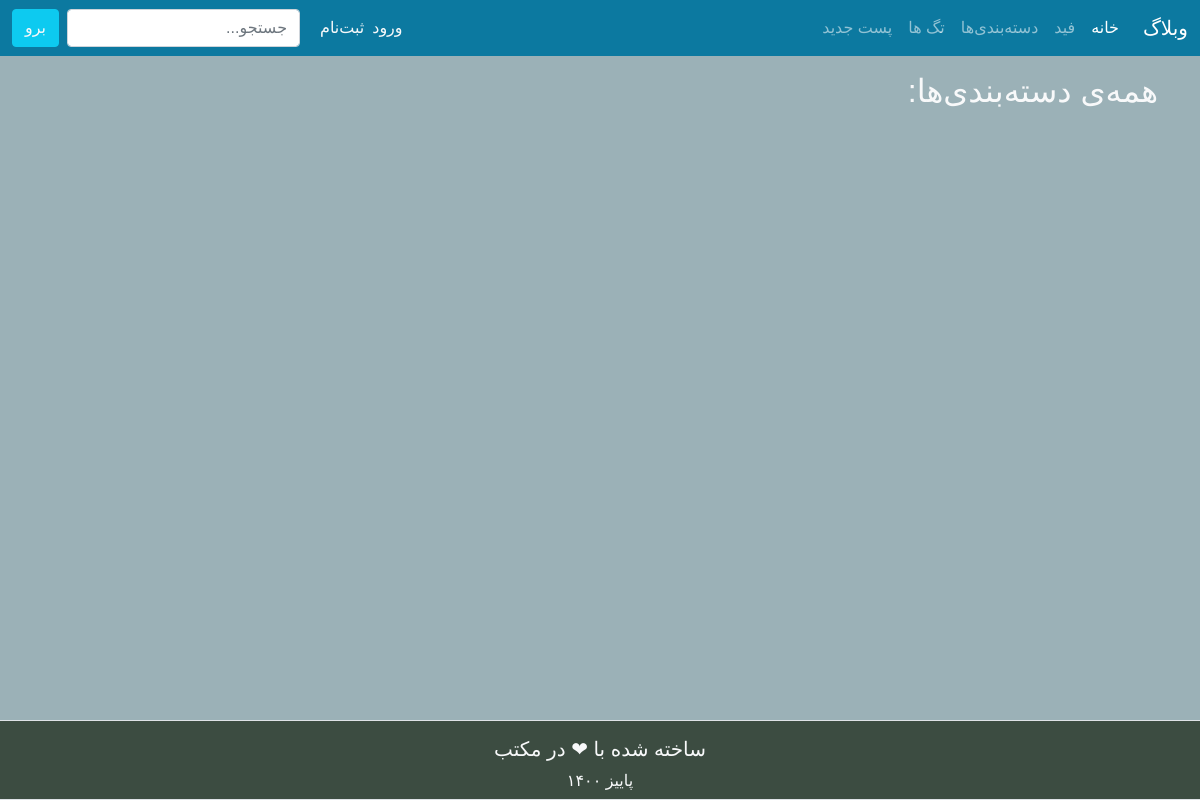
Page /feed/categories/ on the earlier database version.
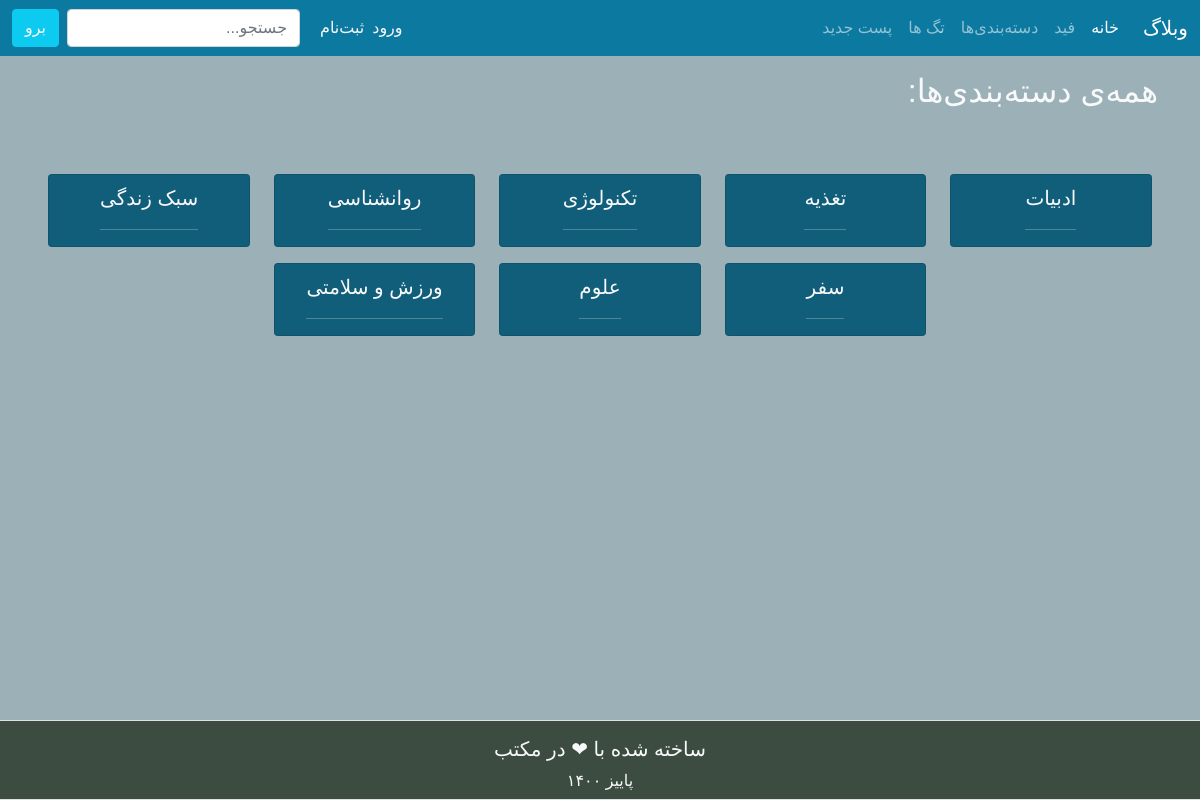
Same page on the later database version.
### feed/models.py (models this page shows, shortened)
class Category(models.Model):
    name = models.CharField("نام", max_length=200, unique=True)
    owner = models.ForeignKey(
        User,
        on_delete=CASCADE,
        related_name='categories',
        verbose_name="سازنده"
    )
    slug = models.SlugField(null=True, blank=True, allow_unicode=True)
    class Meta:
        verbose_name_plural = "categories"
        ordering = ["name"]
    def get_absolute_url(self):
        return reverse('category_detail', kwargs={'slug': self.slug})

### feed/views.py (the view)
# urls.py: path('feed/categories/', CategoryListView.as_view(), name='category_list'),
class CategoryListView(ListView):
    model = Category
    template_name = 'feed/categories.html'

### feed/templates/feed/categories.html (shortened to what this page needs)
{% extends 'base.html' %}
{% load static %}
{% block static_css %}
    <link rel="stylesheet" href="{% static 'css/gtt_button.css' %}">
{% endblock static_css %}
{% block content %}
    <div class="container">
        <div class="row justify-content-start my-3">
            <p class="h2 text-light">
                همه‌ی دسته‌بندی‌ها:
            </p>
        </div>
        <div class="row justify-content-center my-5">
            {% for category in category_list %}
                <div class="col-auto my-2">
                    <div class="card align-items-center pt-2" style="width: 12.59rem; max-height: 330px;
                    background-color: #115e7b;">
                        <a href="{{category.get_absolute_url}}" class="lead text-light"
                                style="text-decoration: none;">
                            {{category.name|truncatechars:100}}
                            <hr>
                        </a>
                    </div>
                </div>
            {% endfor %}
        </div>
    </div>
{% endblock content %}

### templates/base.html (shortened to what this page needs)
{% load static %}
<!doctype html>
<html lang="fa" dir="rtl">
<head>
    <link rel="stylesheet" href="https://cdn.jsdelivr.net/npm/bootstrap@5.1.3/dist/css/bootstrap.rtl.min.css"
>
    <link rel="stylesheet" href="https://use.fontawesome.com/releases/v5.15.4/css/all.css"
>
    {% block static_css %}
    {% endblock static_css %}
</head>
<body>
    <div id="wrapper">
        <div id="header">
            <nav class="navbar navbar-expand-lg navbar-dark" style="background-color: #0c79a0;">
                <div class="container-fluid">
                    <span class="navbar-brand mb-0 h1">وبلاگ</span>
                    <div class="collapse navbar-collapse" id="navbarSupportedContent">
                        <ul class="navbar-nav me-auto my-2 my-lg-0">
                            <li class="nav-item">
                                <a class="nav-link active" aria-current="page" href="{% url 'index' %}">خانه</a>
                            </li>
                            <li class="nav-item">
                                <a class="nav-link" href="{% url 'feed' %}">فید</a>
                            </li>
                            <li class="nav-item">
                                <a class="nav-link" href="{% url 'category_list' %}">دسته‌بندی‌ها</a>
                            </li>
                            <li class="nav-item">
                                <a class="nav-link" href="{% url 'tag_list' %}">تگ ها</a>
                            </li>
                            <li class="nav-item">
                                <a class="nav-link" href="{% url 'create_post' %}">پست جدید</a>
                            </li>
                        </ul>
                        {% if user.is_authenticated %}
                            <div class="nav-item dropdown">
                                <a class="nav-link dropdown-toggle text-light" href="#" id="navbarDropdown" role="button"
                                    data-bs-toggle="dropdown" aria-expanded="false">
                                    {{user.first_name}} {{user.last_name}}
                                </a>
                                <ul class="dropdown-menu border-light" aria-labelledby="navbarDropdown" style="background-color: #6f95a4;">
                                    <li>
                                        <a class="dropdown-item text-light" href="{{ user.profile.get_absolute_url }}">پروفایل</a>
                                    </li>
                                    <li>
                                        <a class="dropdown-item text-light" href="{% url 'account_settings' %}">
                                            ویرایش اطلاعات کاربری
                                        </a>
                                    </li>
                                    <li>
                                        <hr class="dropdown-divider text-light">
                                    </li>
                                    <li>
                                        <a class="dropdown-item text-light" href="{% url 'logout' %}">خروج</a>
                                    </li>
                                </ul>
                            </div>
                        {% else %}
                            <div class="nav-item">
                                <a class="nav-link text-light p-1" href="{% url 'login' %}">ورود</a>
                            </div>
                            <div class="nav-item" style="margin-left: 1rem;">
                                <a class="nav-link text-light p-1" href="{% url 'register' %}">ثبت‌نام</a>
                            </div>
                        {% endif %}
                        <form class="d-flex"method="post" action="{% url 'search' %}">
                            <input class="form-control me-2" type="search" name="search"
                                   placeholder="جستجو..." aria-label="Search">
                            <button class="btn btn-info text-light" type="submit">برو</button>
                        </form>
                    </div>
                </div>
            </nav>
        </div>
        <div id="content">
            {% block content %}
            {% endblock content %}
        </div>
        <div class="container-fluid border-top border-bottom" id="footer" style="background-color: #3c4c41;">
            <div class="row my-3">
                <div class="col-12 text-center text-light">
                    <h5>ساخته شده با &#10084; در مکتب</h5>
                    <p style="margin-bottom: 0;">پاییز ۱۴۰۰</p>
                </div>
            </div>
        </div>
    </div>
</body>
</html>

### templates/base.html (style rules this page uses)
* { margin: 0; }
html, body { height: 100%; font-family: 'Sahel', sans-serif; background-color: #9bb1b7; }
#wrapper { min-height: 100%; position: relative; }
#content { padding-bottom: 80px; }
#footer { width: 100%; height: 80px; position: absolute; bottom: 0; left: 0; }

Differences in the rows shown:
added Category: name "ادبیات"
added Category: name "تغذیه"
added Category: name "تکنولوژی"
added Category: name "روانشناسی"
added Category: name "سبک زندگی"
added Category: name "سفر"
added Category: name "علوم"
added Category: name "ورزش و سلامتی"
